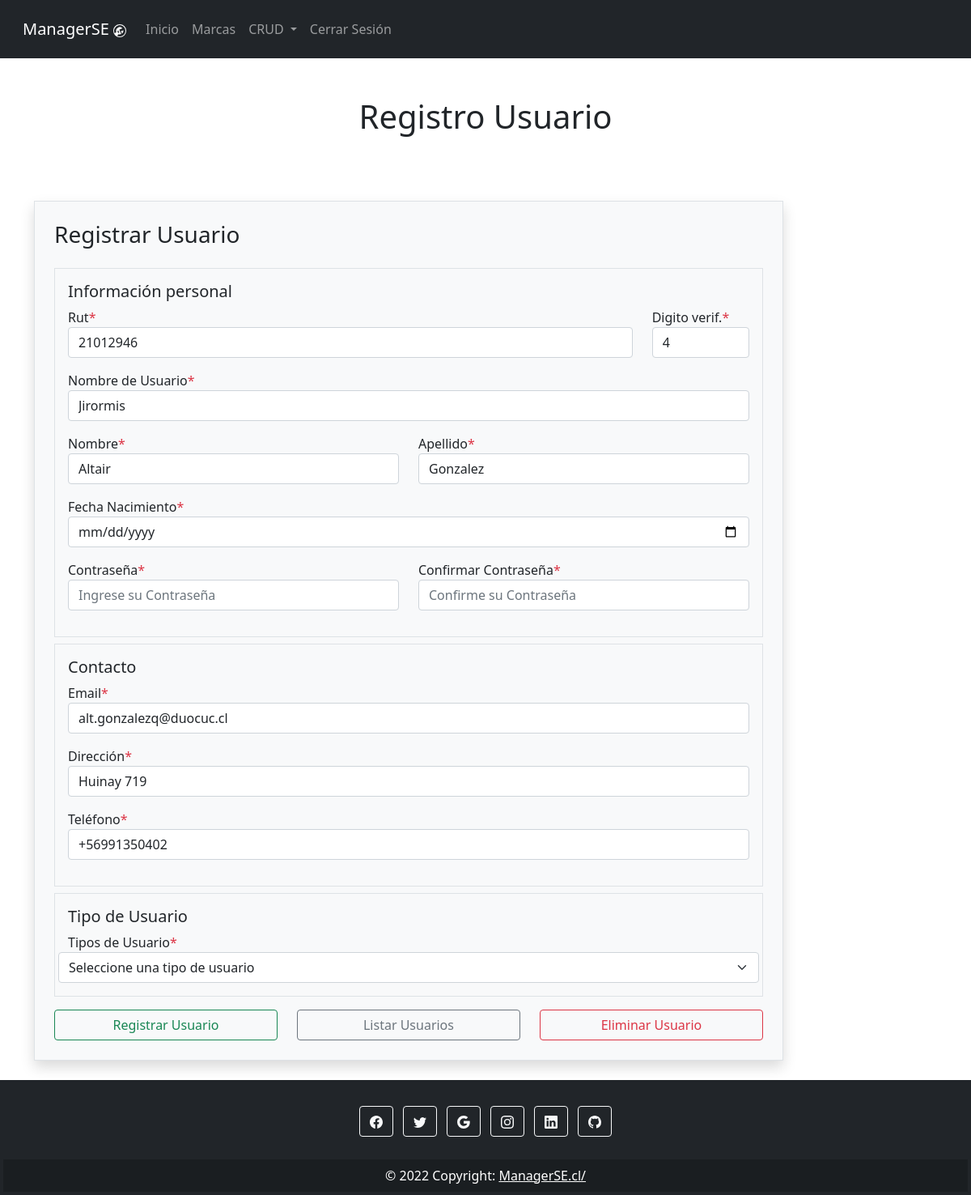
The page /crud/usuario/2/ (signed in) on the database its author committed.
### CRUD/models.py (models this page shows, shortened)
class Usuario(AbstractUser):
    rut = models.TextField(max_length=10)
    dv = models.TextField(max_length=1)
    username = models.TextField(max_length=20, unique=True)
    first_name = models.TextField(max_length=20)
    last_name = models.TextField(max_length=20)
    fechaNac = models.DateField(null=True)
    password = models.CharField(max_length=128)
    email = models.TextField(max_length=30)
    direccion = models.TextField(max_length=30)
    telefono = models.TextField(max_length=12)
    last_login = models.DateField(default=timezone.now)
    is_superuser = models.BooleanField(default=False)
    is_staff = models.BooleanField(default=False)
    is_active = models.BooleanField(default=True)
    date_joined = models.DateField(default=timezone.now)
    USERNAME_FIELD = 'username'
    REQUIRED_FIELDS = []

### CRUD/views.py (the view)
# urls.py: path('usuario/<int:id>/', views.viewReadUsuario, name="usuario"),
@login_required
@permission_required('is_superuser')
def viewReadUsuario(request, id):
    cntx = {}
    try:
        fila = Usuario.objects.get(pk = id)
        cntx = {'fila': fila}
    except:
        cntx = {'error': 'Item no encontrado'}
    return render(request, 'usuario.html', cntx)

### CRUD/templates/usuario.html (shortened to what this page needs)
{% extends "index.html" %}
{% block tituloPagina %}
    <div class="text-center mt-5">
        <h1>Registro Usuario</h1>
    </div>
{% endblock %}
{% block contenido %}
<br>
    <div class="container">
        <div class="row">
            <div class="col-md-10 off-md-4">
                <div class="signup-form">
                    <form action="{%url 'usuario' %}" method="POST" autocomplete="off" class="mt-5 border p-4 bg-light shadow">
                        <h3 class="mb-4">Registrar Usuario</h3>
                        <div class="border p-3">
                            <h5>Información personal</h5>
                          <div class="row">
                            <div class="mb-3 col-md-10">
                              <label for="txtRut">Rut<span class="text-danger">*</span></label>
                              <input type="text" id="txtRut" name="txtRut" maxlength="8" minlength="8" placeholder="Ingrese su Rut" class="txtRut form-control" value="{{fila.rut}}">
                            </div>
                            <div class="mb-3 col-md-2">
                              <label for="txtDV">Digito verif.<span class="text-danger">*</span></label>
                              <input type="text" id="txtDV" name="txtDV" maxlength="1" minlength="1" placeholder="Ingrese su DV" class="txtDV form-control" value="{{fila.dv}}">
                            </div>
                          </div>
                          <div class="mb-3 col-md-12">
                            <label for="txtUsername">Nombre de Usuario<span class="text-danger">*</span></label>
                            <input type="text" id="txtUsername" name="txtUsername" placeholder="Ingrese su Nombre de Usuario" class="txtUsername form-control" value="{{fila.username}}">
                          </div>
                          <div class="row">
                          <div class="mb-3 col-md-6">
                              <label for="txtNombre">Nombre<span class="text-danger">*</span></label>
                              <input type="text" id="txtNombre" name="txtNombre" placeholder="Ingrese su Nombre" class="txtNombre form-control" value="{{fila.first_name}}">
                          </div>
                          <div class="mb-3 col-md-6">
                              <label for="txtApellido">Apellido<span class="text-danger">*</label>
                              <input type="text" id="txtApellido" name="txtApellido" placeholder="Ingrese su Apellido" class="txtApellido form-control" value="{{fila.last_name}}">
                          </div>
                          <div class="mb-3 col-md-12">
                              <label for="fecNac">Fecha Nacimiento<span class="text-danger">*</span> </label>
                              <input type="date" name="fecNac" id="fecNac" class="fecNac form-control" value="{{fila.fechaNac}}">
                          </div>
                        </div>
                        <div class="row">
                          <div class="mb-3 col-md-6">
                              <label for="txtPassword">Contraseña<span class="text-danger">*</label>
                              <input type="password" id="txtPassword" maxlength="25" minlength="8" name="txtPassword" placeholder="Ingrese su Contraseña" class="txtPassword form-control" value="">
                          </div>
                          <div class="mb-3 col-md-6">
                              <label for="txtPassword2">Confirmar Contraseña<span class="text-danger">*</label>
                              <input type="password" id="txtPassword2" maxlength="25" minlength="8" name="txtPassword2" placeholder="Confirme su Contraseña" class="txtPassword2 form-control" value="">
                          </div>
                      </div>
                      </div>
                      <div class="border mt-2 p-3">
                        <h5>Contacto</h5>
                          <div class="mb-3 col-md-12">
                              <label for="txtEmail">Email<span class="text-danger">*</label>
                              <input type="email" maxlength="75" minlength="13" id="txtEmail" name="txtEmail" placeholder="Ingrese su Email" class="txtEmail form-control" value="{{fila.email}}">
                          </div>
                          <div class="mb-3 col-md-12">
                            <label for="txtDireccion">Dirección<span class="text-danger">*</label>
                            <input type="text" id="txtDireccion" name="txtDireccion" placeholder="Ingrese su Dirección" class="txtDireccion form-control" value="{{fila.direccion}}">
                        </div>
                          <div class="mb-3 col-md-12">
                              <label for="txtTel">Teléfono<span class="text-danger">*</label>
                              <input type="tel" id="txtTel" name="txtTel" maxlength="12" placeholder="Ingrese su Teléfono" class="txtTel form-control" value="{{fila.telefono}}">
                          </div>
                        </div>
                        <div class="border mt-2 p-3">
                            <h5>Tipo de Usuario</h5>
                            <div class="row">
                                <label for="cmbTipoUsuario">Tipos de Usuario<span class="text-danger">*</span></label>
                                <select name="cmbTipoUsuario" class="cmbTipoUsuario form-select" id="cmbTipoUsuario" value="{{ fila.tipoUsuario }}">
                                  <option class="cmbTipoUsuario" hidden value="0">Seleccione una tipo de usuario</option>
                                </select>
                            </div>
                        </div>
                        <div class="row">
                          <div class="col-md-4 mt-3">
                            <input type="submit" name="btnCreate" class="btnCreate btn btn-outline-success form-control" value="Registrar Usuario">
                          </div>
                          <div class="col-md-4 mt-3">
                            <input type="submit" name="btnRead" class="btnRead btn btn-outline-secondary form-control" value="Listar Usuarios">
                          </div>
                          <div class="col-md-4 mt-3">
                            <input type="submit" name="btnDelete" class="btnDelete btn btn-outline-danger form-control" value="Eliminar Usuario">
                          </div>
                        </div>
                    </form>
                </div>
            </div>
        </div>
    </div>
{% endblock %}

### rows shown on the page
Usuario: txtRut "21012946", txtDV "4", txtUsername "Jirormis", txtNombre "Altair", txtApellido "Gonzalez", txtEmail "alt.gonzalezq@duocuc.cl", txtDireccion "Huinay 719", txtTel "+56991350402"
